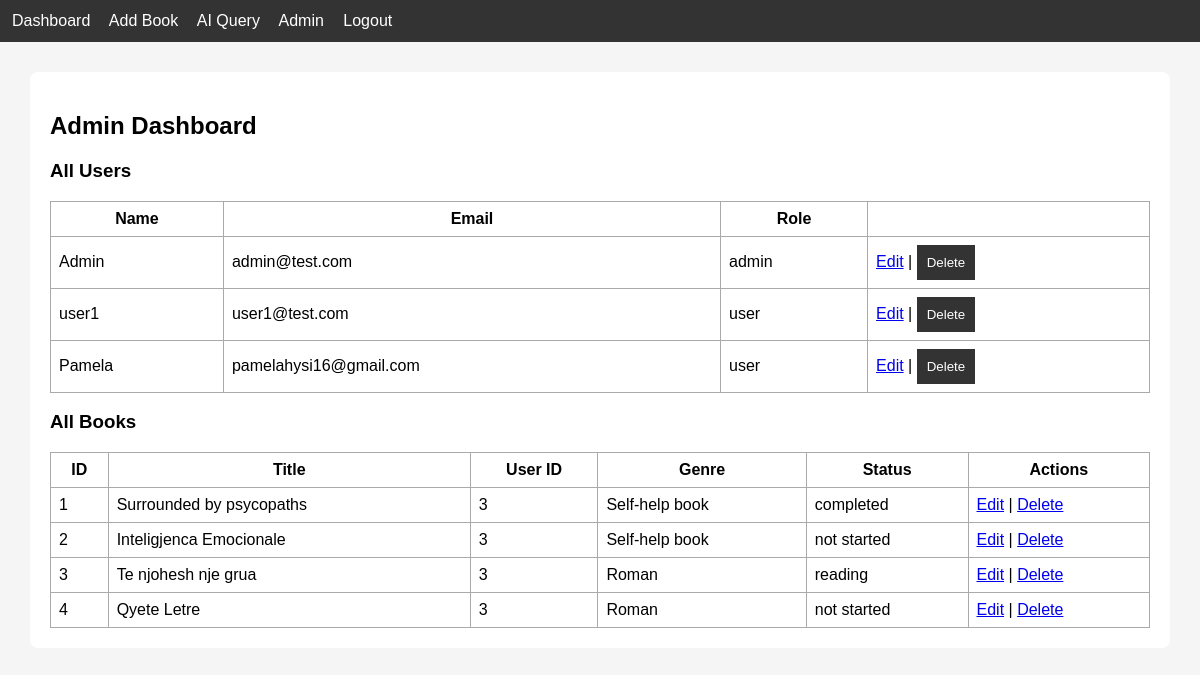
Page /admin (signed in) on the earlier database version.
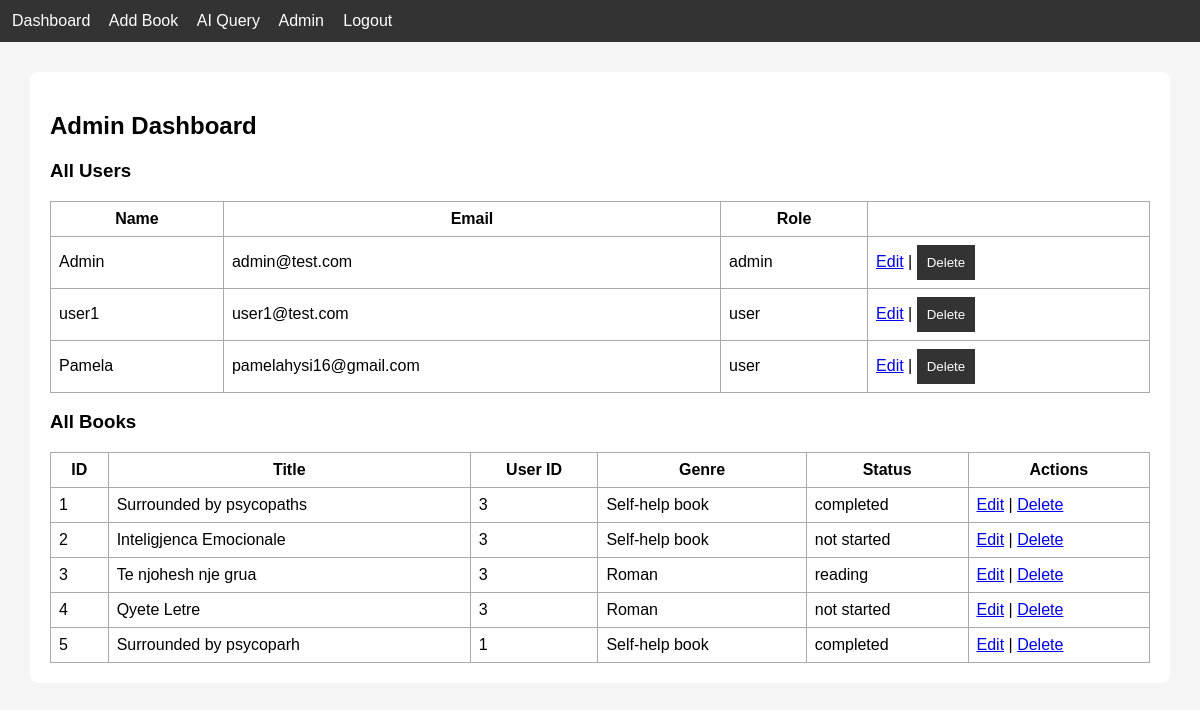
Same page on the later database version.
### tables this page shows
CREATE TABLE users (
    id INTEGER PRIMARY KEY AUTOINCREMENT,
    name TEXT,
    email TEXT UNIQUE,
    password TEXT,
    role TEXT
);

CREATE TABLE books (
    id INTEGER PRIMARY KEY AUTOINCREMENT,
    title TEXT,
    author TEXT,
    genre TEXT,
    status TEXT,
    user_id INTEGER,
    FOREIGN KEY(user_id) REFERENCES users(id)
);

### app.py (the view)
@app.route("/admin")
def admin():
    if "user_id" not in session or session.get("role") != "admin":
        return redirect(url_for("login"))
    db = get_db()
    users = db.execute("SELECT * FROM users").fetchall()
    books = db.execute("SELECT * FROM books").fetchall()
    db.close()
    return render_template("admin_dashboard.html", users=users, books=books)

### app.py (called while the page is built)
def get_db():
    conn = sqlite3.connect("database.db")
    conn.row_factory = sqlite3.Row
    return conn

### templates/admin_dashboard.html
{% extends "base.html" %}
{% block content %}
<h2>Admin Dashboard</h2>
<h3>All Users</h3>
<table>
    <tr>
        <th>Name</th>
        <th>Email</th>
        <th>Role</th>
    </tr>
    {% for user in users %}
    <tr>
        <td>{{ user.name }}</td>
        <td>{{ user.email }}</td>
        <td>{{ user.role }}</td>
        <td>
            <a href="{{ url_for('admin_edit_user', user_id=user.id) }}">Edit</a> |
            <form action="{{ url_for('admin_delete_user', user_id=user.id) }}" method="post" style="display:inline;">
                <button type="submit">Delete</button>
            </form>
        </td>
    </tr>
    {% endfor %}
</table>
<h3>All Books</h3>
<table>
    <tr>
        <th>ID</th>
        <th>Title</th>
        <th>User ID</th>
        <th>Genre</th>
        <th>Status</th>
        <th>Actions</th>
    </tr>
    {% for b in books %}
    <tr>
        <td>{{ b.id }}</td>
        <td>{{ b.title }}</td>
        <td>{{ b.user_id }}</td>
        <td>{{ b.genre }}</td>
        <td>{{ b.status }}</td>
        <td>
            <a href="/admin_edit_book/{{ b.id }}">Edit</a> |
            <a href="/admin_delete_book/{{ b.id }}">Delete</a>
        </td>
    </tr>
    {% endfor %}
</table>
{% endblock %}

### templates/base.html (shortened to what this page needs)
<!DOCTYPE html>
<html>
<head>
</head>
<body>
<nav>
    <a href="/dashboard">Dashboard</a>
    <a href="/add_book">Add Book</a>
    <a href="/ai_query">AI Query</a>
    {% if session.get('role') == "admin" %}
    <a href="/admin">Admin</a>
    {% endif %}
    <a href="/logout">Logout</a>
</nav>
<div class="container">
    {% block content %}{% endblock %}
</div>
</body>
</html>

### templates/base.html (style rules this page uses)
body { font-family: Arial; margin: 0; padding: 0; background: #f5f5f5; }
nav { background: #333; color: white; padding: 12px; }
nav a { color: white; margin-right: 15px; text-decoration: none; }
.container { margin: 30px; background: white; padding: 20px; border-radius: 8px; }
button { padding: 10px; background: #333; color: white; border: none; cursor: pointer; }
table { width: 100%; border-collapse: collapse; margin-top: 15px; }
table, th, td { border: 1px solid #aaa; }
th, td { padding: 8px; }

Differences in the rows shown:
added books: id "5", title "Surrounded by psycoparh", user_id "1", genre "Self-help book", status "completed"
